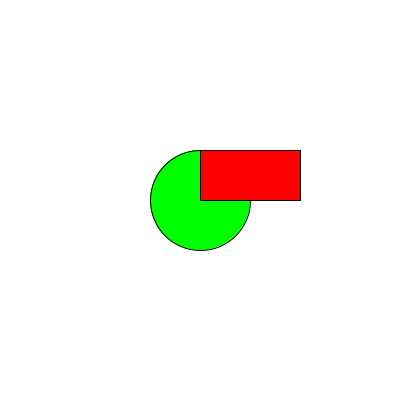
Frame 1 (no input)
Frame 60 (the mouse pressed at the canvas centre just before this capture): identical to frame 1, image omitted
Frame 120 (the mouse held since frame 60 and released just before this capture): identical to frame 1, image omitted

The Processing sketch that drew this single still picture (run headless with seeded random() and noise(); from frame 60 on, the mouse is pressed at the canvas centre):

// Processing sketch: exercise_6
// ── exercise_6.pde
void setup(){
  size(400,400);
}

void draw(){
  background(255);
  fill(0,255,0);
  circle(200,200,100);
  fill(255,0,0);
  rect(200,150,100,50);
}
